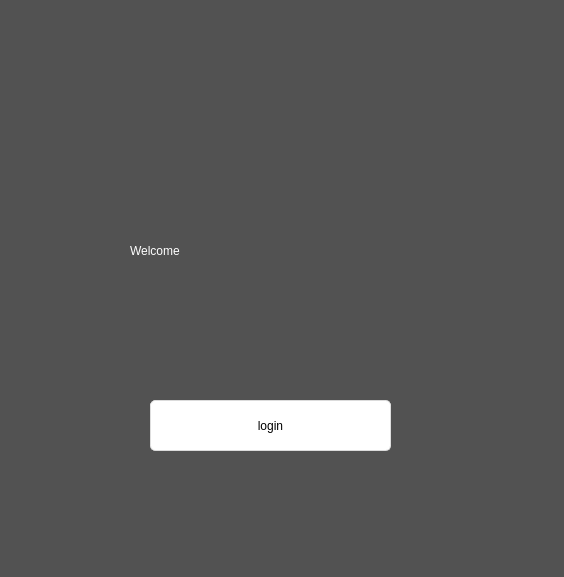
<?xml version="1.0" encoding="UTF-8"?>
<ui version="4.0">
 <class>WelcomeWindow</class>
 <widget class="QWidget" name="WelcomeWindow">
  <property name="geometry">
   <rect>
    <x>0</x>
    <y>0</y>
    <width>564</width>
    <height>577</height>
   </rect>
  </property>
  <property name="windowTitle">
   <string>Form</string>
  </property>
  <property name="styleSheet">
   <string notr="true">
background-color:rgb(82, 82, 82);</string>
  </property>
  <widget class="QPushButton" name="login_btn">
   <property name="geometry">
    <rect>
     <x>150</x>
     <y>400</y>
     <width>241</width>
     <height>51</height>
    </rect>
   </property>
   <property name="styleSheet">
    <string notr="true">QPushButton{
	font: 75 11pt &quot;MS Shell Dlg 2&quot;;
	border-style: solid;
	border-top-color: qlineargradient(spread:pad, x1:0.5, y1:1, x2:0.5, y2:0, stop:0 rgb(215, 215, 215), stop:1 rgb(222, 222, 222));
	border-right-color: qlineargradient(spread:pad, x1:0, y1:0.5, x2:1, y2:0.5, stop:0 rgb(217, 217, 217), stop:1 rgb(227, 227, 227));
	border-left-color: qlineargradient(spread:pad, x1:0, y1:0.5, x2:1, y2:0.5, stop:0 rgb(227, 227, 227), stop:1 rgb(217, 217, 217));
	border-bottom-color: qlineargradient(spread:pad, x1:0.5, y1:1, x2:0.5, y2:0, stop:0 rgb(215, 215, 215), stop:1 rgb(222, 222, 222));
	border-width: 1px;
	border-radius: 5px;
	color: rgb(0,0,0);
	padding: 2px;
	background-color: rgb(255,255,255);
}
QPushButton:hover{
	border-style: solid;
	border-top-color: qlineargradient(spread:pad, x1:0.5, y1:1, x2:0.5, y2:0, stop:0 rgb(195, 195, 195), stop:1 rgb(222, 222, 222));
	border-right-color: qlineargradient(spread:pad, x1:0, y1:0.5, x2:1, y2:0.5, stop:0 rgb(197, 197, 197), stop:1 rgb(227, 227, 227));
	border-left-color: qlineargradient(spread:pad, x1:0, y1:0.5, x2:1, y2:0.5, stop:0 rgb(227, 227, 227), stop:1 rgb(197, 197, 197));
	border-bottom-color: qlineargradient(spread:pad, x1:0.5, y1:1, x2:0.5, y2:0, stop:0 rgb(195, 195, 195), stop:1 rgb(222, 222, 222));
	border-width: 1px;
	border-radius: 5px;
	color: rgb(0,0,0);
	padding: 2px;
	background-color: rgb(255,255,255);
}
QPushButton:pressed{
	border-style: solid;
	border-top-color: qlineargradient(spread:pad, x1:0.5, y1:1, x2:0.5, y2:0, stop:0 rgb(215, 215, 215), stop:1 rgb(222, 222, 222));
	border-right-color: qlineargradient(spread:pad, x1:0, y1:0.5, x2:1, y2:0.5, stop:0 rgb(217, 217, 217), stop:1 rgb(227, 227, 227));
	border-left-color: qlineargradient(spread:pad, x1:0, y1:0.5, x2:1, y2:0.5, stop:0 rgb(227, 227, 227), stop:1 rgb(217, 217, 217));
	border-bottom-color: qlineargradient(spread:pad, x1:0.5, y1:1, x2:0.5, y2:0, stop:0 rgb(215, 215, 215), stop:1 rgb(222, 222, 222));
	border-width: 1px;
	border-radius: 5px;
	color: rgb(0,0,0);
	padding: 2px;
	background-color: rgb(142,142,142);
}
QPushButton:disabled{
	border-style: solid;
	border-top-color: qlineargradient(spread:pad, x1:0.5, y1:1, x2:0.5, y2:0, stop:0 rgb(215, 215, 215), stop:1 rgb(222, 222, 222));
	border-right-color: qlineargradient(spread:pad, x1:0, y1:0.5, x2:1, y2:0.5, stop:0 rgb(217, 217, 217), stop:1 rgb(227, 227, 227));
	border-left-color: qlineargradient(spread:pad, x1:0, y1:0.5, x2:1, y2:0.5, stop:0 rgb(227, 227, 227), stop:1 rgb(217, 217, 217));
	border-bottom-color: qlineargradient(spread:pad, x1:0.5, y1:1, x2:0.5, y2:0, stop:0 rgb(215, 215, 215), stop:1 rgb(222, 222, 222));
	border-width: 1px;
	border-radius: 5px;
	color: #808086;
	padding: 2px;
	background-color: rgb(142,142,142);
}</string>
   </property>
   <property name="text">
    <string>login</string>
   </property>
  </widget>
  <widget class="QLabel" name="label">
   <property name="geometry">
    <rect>
     <x>130</x>
     <y>210</y>
     <width>321</width>
     <height>81</height>
    </rect>
   </property>
   <property name="styleSheet">
    <string notr="true">QLabel {
	font: 40pt &quot;MS Shell Dlg 2&quot;;
	color: #ffffff;
}</string>
   </property>
   <property name="text">
    <string>Welcome</string>
   </property>
  </widget>
 </widget>
 <resources/>
 <connections/>
</ui>
